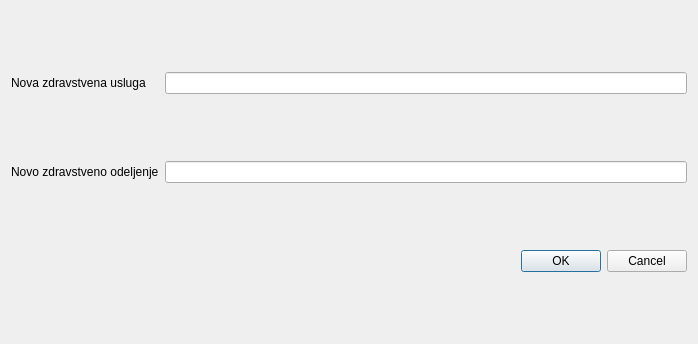
<?xml version="1.0" encoding="UTF-8"?>
<ui version="4.0">
 <class>Dialog</class>
 <widget class="QDialog" name="Dialog">
  <property name="geometry">
   <rect>
    <x>0</x>
    <y>0</y>
    <width>698</width>
    <height>344</height>
   </rect>
  </property>
  <property name="windowTitle">
   <string>Dialog</string>
  </property>
  <layout class="QGridLayout" name="gridLayout">
   <item row="1" column="0">
    <widget class="QLabel" name="label_2">
     <property name="text">
      <string>Novo zdravstveno odeljenje</string>
     </property>
    </widget>
   </item>
   <item row="2" column="1">
    <widget class="QDialogButtonBox" name="buttonBox">
     <property name="standardButtons">
      <set>QDialogButtonBox::Cancel|QDialogButtonBox::Ok</set>
     </property>
    </widget>
   </item>
   <item row="0" column="0">
    <widget class="QLabel" name="label">
     <property name="text">
      <string>Nova zdravstvena usluga</string>
     </property>
    </widget>
   </item>
   <item row="0" column="1">
    <widget class="QLineEdit" name="el_usluga"/>
   </item>
   <item row="1" column="1">
    <widget class="QLineEdit" name="el_odeljenje"/>
   </item>
  </layout>
 </widget>
 <resources/>
 <connections/>
</ui>
